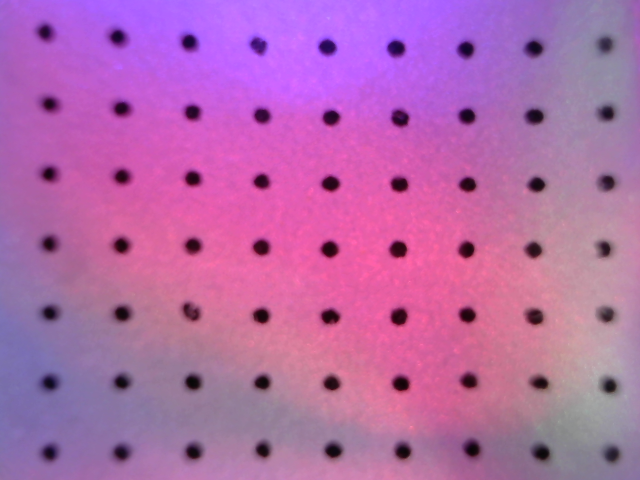
#> input picture Testdata/object3_0_0_0_0.png, 1280 x 960 px (shown at 1/2 size); its folder holds only this picture in this run
$ python -i A_utility_live_mjpg.py   (imports and definitions only)
#> lines starting #> are read from the running program, lines starting #| are printed output that depends on the picture; after the words box and inside, x2 and y2 are one past the last pixel; in counts of white or black regions, pixels touching at a corner belong together
#> further down, picture is the input picture: shape (960, 1280, 3); mean B, G, R 171.3, 105.2, 180.7
from calendar import c			#  ?
import cv2						# cv2 is the module import name for opencv-python
import numpy as np				# NumPy (Numerical Python) is an open source Python library that¡¯s used in almost every field of science and engineering.
import setting					#  ?


FUNCTIONS = [
    "get_processed_frame",
    "mask_marker",
    "marker_center",
    "inpaint",
    "difference",
    "get_all_contour",
    "get_convex_hull_area",
    "draw_flow",
]
CLASS = ["ContactArea"]


# [13 lines left out: function get_processed_frame, not called in this run]


def mask_marker(frame, debug=False):
#> called with debug = False
    m, n = frame.shape[1], frame.shape[0]
#> m = 1280; n = 960
    frame = cv2.pyrDown(frame).astype(
        np.float32
    )  # Down sampling, reduce the effect of noise

    blur = cv2.GaussianBlur(frame, (25, 25), 0)
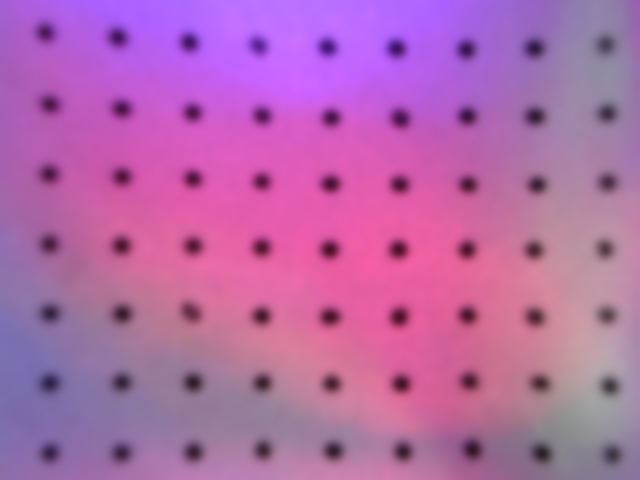
#> blur: shape (480, 640, 3) float32; mean of channels 0, 1, 2 171.3, 105.2, 180.7; drawn as B, G, R
    # Blur make the feature more obvious
    blur2 = cv2.GaussianBlur(frame, (15, 15), 0)
    diff = blur - blur2
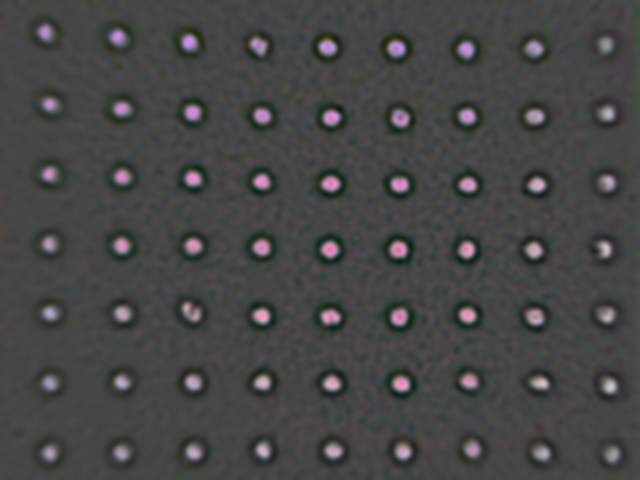
#> diff: shape (480, 640, 3) float32; mean of channels 0, 1, 2 0, 0, 0; drawn with min black and max white

    diff *= 20  # Arbitrary value

    diff[diff < 0.0] = 0.0
    diff[diff > 255.0] = 255.0
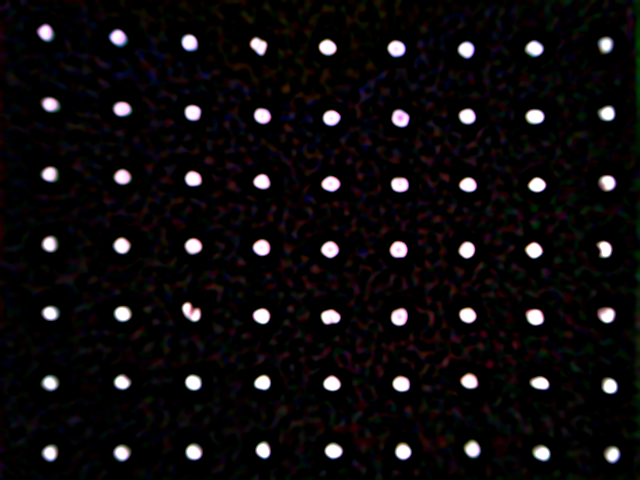
#> diff: shape (480, 640, 3) float32; mean of channels 0, 1, 2 13, 11.9, 14.2; drawn as B, G, R

    # diff = cv2.GaussianBlur(diff, (5, 5), 0)

    THRESHOLD = 120
    mask_b = diff[:, :, 0] > THRESHOLD
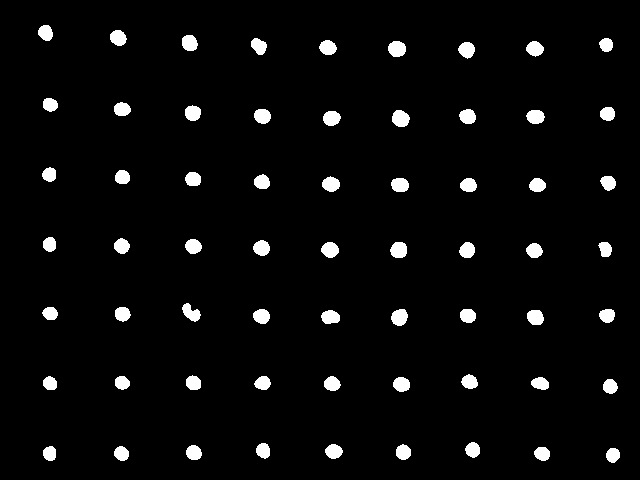
#> mask_b: shape (480, 640) bool; 3.9% white; 63 white regions, largest, box (x1, y1, x2, y2) and area: (392, 110, 410, 127) 237, (388, 41, 406, 57) 232, (390, 242, 407, 258) 225
    mask_g = diff[:, :, 1] > THRESHOLD
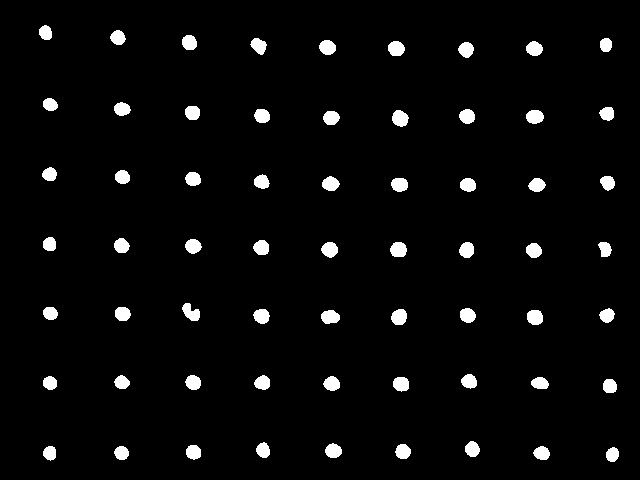
#> mask_g: shape (480, 640) bool; 3.7% white; 63 white regions, largest, box (x1, y1, x2, y2) and area: (392, 110, 409, 127) 214, (390, 242, 407, 257) 209, (321, 310, 340, 324) 208
    mask_r = diff[:, :, 2] > THRESHOLD
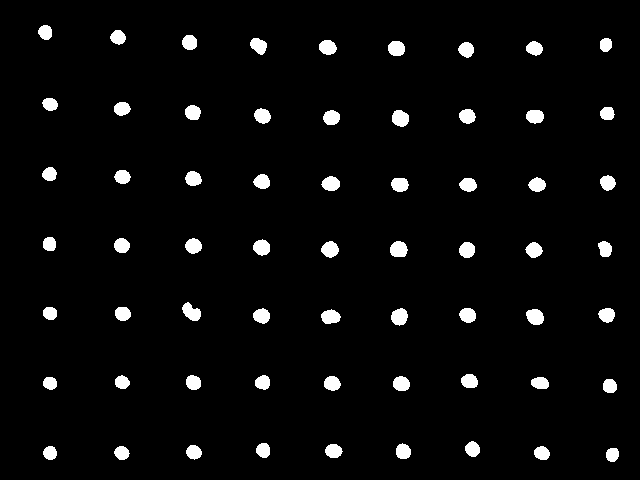
#> mask_r: shape (480, 640) bool; 3.9% white; 63 white regions, largest, box (x1, y1, x2, y2) and area: (390, 241, 408, 257) 232, (392, 110, 409, 127) 228, (182, 302, 201, 321) 228

    mask = (mask_b * mask_g + mask_b * mask_r + mask_g * mask_r) > 0
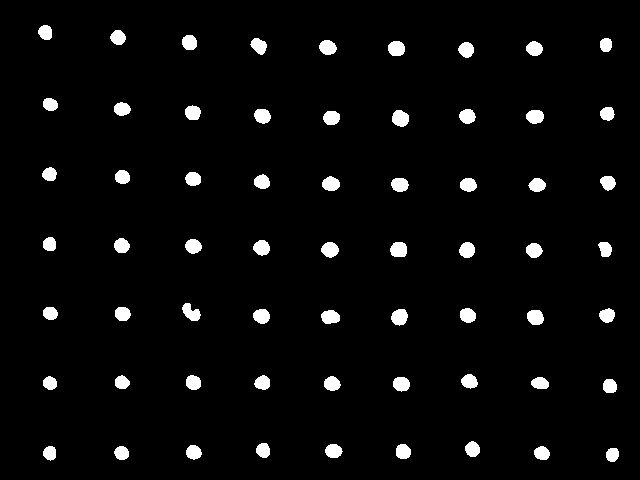
#> mask: shape (480, 640) bool; 3.8% white; 63 white regions, largest, box (x1, y1, x2, y2) and area: (392, 110, 409, 127) 226, (390, 242, 407, 257) 219, (391, 309, 408, 326) 219

    if debug:
        cv2.imshow("maskdiff", diff.astype(np.uint8))
        cv2.imshow("mask", mask.astype(np.uint8) * 255)

    mask = cv2.resize(mask.astype(np.uint8), (m, n))
#> mask: shape (960, 1280); values 0 (black) and 1 (white), 3.8% white; 63 white regions, largest, box (x1, y1, x2, y2) and area: (784, 220, 818, 254) 904, (780, 484, 814, 514) 876, (782, 618, 816, 652) 876

    return mask * 255  # Dot is white
#> returned value: shape (960, 1280); 3.8% white; 63 white regions


def marker_center(frame, debug=False):
    areaThresh1 = 20
    areaThresh2 = 500
    centers = []

    mask = mask_marker(frame, debug=debug)
    contours = cv2.findContours(
        mask.astype(np.uint8), cv2.RETR_EXTERNAL, cv2.CHAIN_APPROX_SIMPLE
    )
#> contours = 63 contours; largest, box (x1, y1, x2, y2) and area: (784, 220, 818, 254) 846, (780, 484, 814, 514) 819, (782, 618, 816, 652) 818, (776, 82, 810, 112) 796, (642, 484, 678, 516) 792
    if len(contours[0]) < 5:  # if too little markers, then give up
        print("Too less markers detected: ", len(contours))
        return centers

    for i, contour in enumerate(contours[0]):
        x, y, w, h = cv2.boundingRect(contour)
        AreaCount = cv2.contourArea(contour)
        if (
            AreaCount > areaThresh1
            and AreaCount < areaThresh2
            and abs(np.max([w, h]) * 1.0 / np.min([w, h]) - 1) < 1
        ):
            t = cv2.moments(contour)
            mc = [t["m10"] / t["m00"], t["m01"] / t["m00"]]
            centers.append(mc)
#> this loop made 63 passes
#> (x, y, w, h, AreaCount) on passes 1 to 12: (1212, 896, 26, 28, 553), (1068, 892, 32, 28, 645), (228, 892, 30, 28, 610.5), (86, 892, 26, 30, 564), (372, 890, 32, 30, 671.5), (792, 888, 30, 30, 696), (650, 888, 36, 28, 721.5), (512, 886, 28, 30, 618.5), (930, 882, 30, 32, 676), (1206, 758, 28, 28, 619), (1062, 754, 36, 24, 636.5), (786, 754, 34, 30, 753)
#> after the loop, centers = []
            # cv2.circle(frame, (int(mc[0]), int(mc[1])), 10, (0, 0, 255), 2, 6)
    return centers


# [238 lines left out: functions inpaint, difference, get_all_contour, regress_line, get_convex_hull_area, draw_flow and 1 more, not called in this run]


"""
This is from pytouch library
"""


class ContactArea:
    # [120 lines left out: functions __init__, __call__, _diff, _smooth, _contours, _draw_major_minor and 1 more, not called in this run]

>>> import cv2
>>> picture = cv2.imread('Testdata/object3_0_0_0_0.png')
>>> result = marker_center(picture)
#> result = []

$ run again, on Testdata/object3_0_0_0_10.png
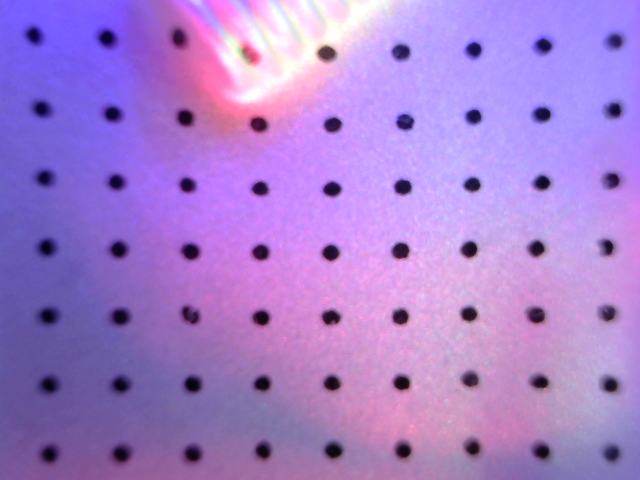
#> input picture Testdata/object3_0_0_0_10.png, 1280 x 960 px (shown at 1/2 size)
#> picture is the input picture: shape (960, 1280, 3); mean B, G, R 208.3, 127.5, 168
#> in mask_marker, `mask_b = diff[:, :, 0] > THRESHOLD`:
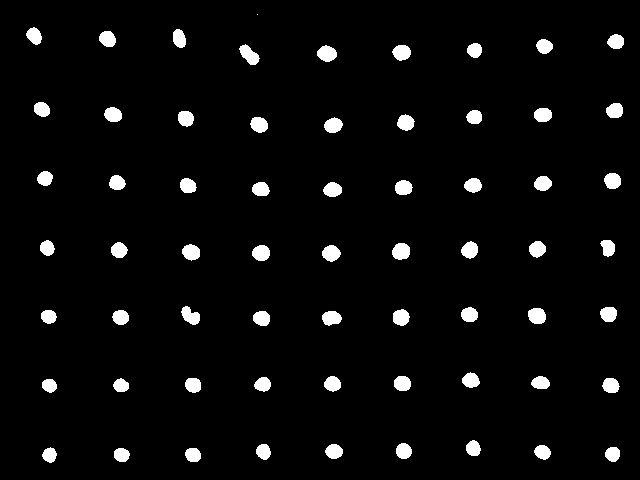
#> mask_b: shape (480, 640) bool; 4.2% white; 64 white regions (1 under 20 px), largest, box (x1, y1, x2, y2) and area: (239, 44, 260, 65) 249, (392, 243, 410, 260) 247, (317, 45, 337, 62) 246
#> mask_g: shape (480, 640) bool; 4% white; 68 white regions (2 under 20 px), largest, box (x1, y1, x2, y2) and area: (242, 41, 261, 65) 266, (317, 46, 337, 62) 231, (396, 114, 414, 131) 229
#> mask_r: shape (480, 640) bool; 4% white; 67 white regions (2 under 20 px), largest, box (x1, y1, x2, y2) and area: (392, 44, 411, 61) 235, (392, 243, 410, 259) 235, (396, 114, 414, 130) 233
#> in mask_marker, `mask = (mask_b * mask_g + mask_b * mask_r + mask_g * mask_r) > 0`:
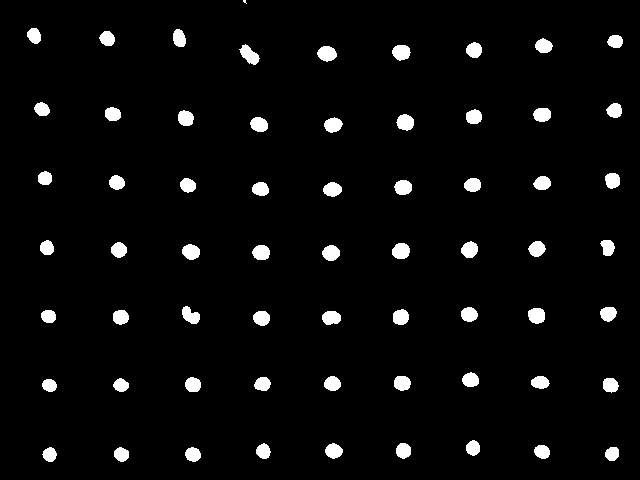
#> mask: shape (480, 640) bool; 4% white; 64 white regions (1 under 20 px), largest, box (x1, y1, x2, y2) and area: (239, 44, 260, 65) 239, (317, 46, 337, 62) 236, (392, 243, 410, 259) 233
#> contours = 64 contours; largest, box (x1, y1, x2, y2) and area: (478, 88, 520, 130) 886, (634, 92, 674, 124) 884, (784, 486, 820, 518) 874, (784, 90, 822, 122) 856, (792, 228, 828, 262) 852
#> the loop in marker_center, `for i, contour in enumerate(contours[0]):` made 64 passes
#> (x, y, w, h, AreaCount, mc) on pass 64: (486, 0, 8, 8, 22.5, [488.9, 2.43])
#> after the loop in marker_center, `for i, contour in enumerate(contours[0]):`: centers = [[488.9, 2.43]]

$ run again, on Testdata/object3_0_0_0_11.png
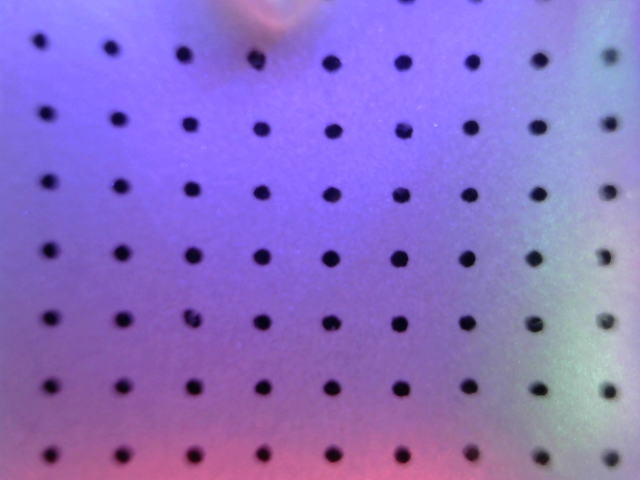
#> input picture Testdata/object3_0_0_0_11.png, 1280 x 960 px (shown at 1/2 size)
#> picture is the input picture: shape (960, 1280, 3); mean B, G, R 198.1, 111.1, 138.9
#> in mask_marker, `mask_b = diff[:, :, 0] > THRESHOLD`:
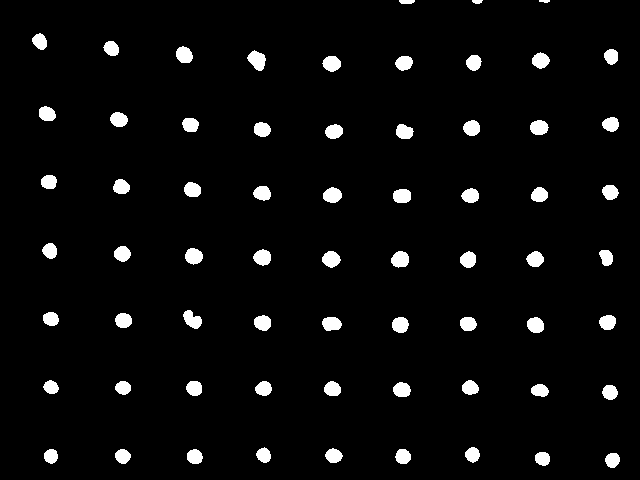
#> mask_b: shape (480, 640) bool; 4.2% white; 66 white regions, largest, box (x1, y1, x2, y2) and area: (247, 50, 266, 71) 258, (391, 251, 409, 268) 236, (322, 251, 341, 268) 231
#> mask_g: shape (480, 640) bool; 3.8% white; 65 white regions, largest, box (x1, y1, x2, y2) and area: (248, 51, 265, 70) 226, (391, 251, 408, 267) 218, (527, 317, 544, 333) 216
#> mask_r: shape (480, 640) bool; 3.8% white; 65 white regions, largest, box (x1, y1, x2, y2) and area: (248, 51, 265, 70) 227, (323, 56, 341, 72) 218, (391, 251, 408, 267) 218
#> in mask_marker, `mask = (mask_b * mask_g + mask_b * mask_r + mask_g * mask_r) > 0`:
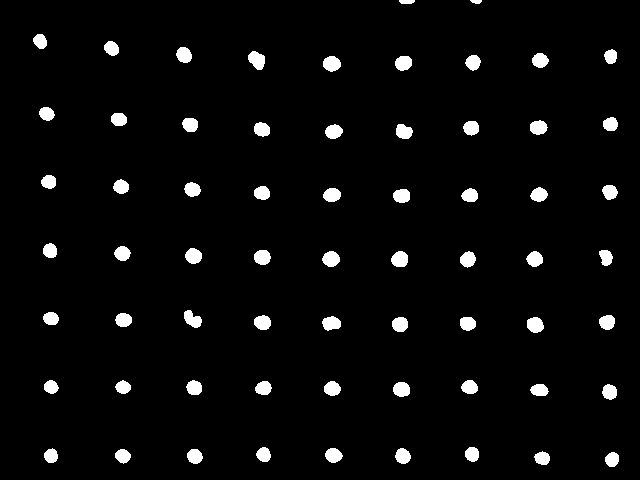
#> mask: shape (480, 640) bool; 3.9% white; 65 white regions, largest, box (x1, y1, x2, y2) and area: (248, 51, 265, 70) 229, (323, 56, 341, 72) 219, (391, 251, 408, 267) 219
#> contours = 65 contours; largest, box (x1, y1, x2, y2) and area: (496, 102, 530, 140) 855, (782, 502, 816, 534) 820, (646, 112, 682, 144) 818, (644, 502, 680, 534) 807, (1054, 634, 1088, 666) 800
#> the loop in marker_center, `for i, contour in enumerate(contours[0]):` made 65 passes
#> (x, y, w, h, AreaCount) on passes 1 to 8: (1210, 904, 28, 30, 611), (1068, 902, 32, 28, 612.5), (374, 898, 32, 30, 687.5), (230, 898, 32, 30, 637), (790, 896, 32, 32, 709.5), (650, 896, 36, 30, 741), (88, 896, 28, 30, 591), (930, 894, 28, 30, 626)
#> after the loop in marker_center, `for i, contour in enumerate(contours[0]):`: centers = []

$ run again, on Testdata/object3_0_0_0_4.png
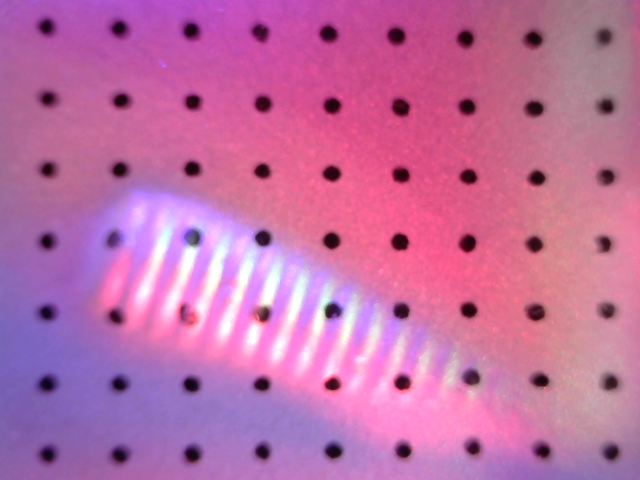
#> input picture Testdata/object3_0_0_0_4.png, 1280 x 960 px (shown at 1/2 size)
#> picture is the input picture: shape (960, 1280, 3); mean B, G, R 165, 110, 193.3
#> mask_b: shape (480, 640) bool; 4% white; 69 white regions (5 under 20 px), largest, box (x1, y1, x2, y2) and area: (178, 303, 198, 326) 255, (253, 306, 271, 324) 242, (394, 375, 412, 391) 230
#> mask_g: shape (480, 640) bool; 5.5% white; 80 white regions (5 under 20 px), largest, box (x1, y1, x2, y2) and area: (207, 254, 238, 332) 815, (286, 286, 318, 362) 737, (150, 237, 181, 310) 680
#> mask_r: shape (480, 640) bool; 4% white; 65 white regions (1 under 20 px), largest, box (x1, y1, x2, y2) and area: (184, 229, 202, 247) 253, (527, 305, 546, 321) 246, (325, 302, 343, 320) 237
#> in mask_marker, `mask = (mask_b * mask_g + mask_b * mask_r + mask_g * mask_r) > 0`:
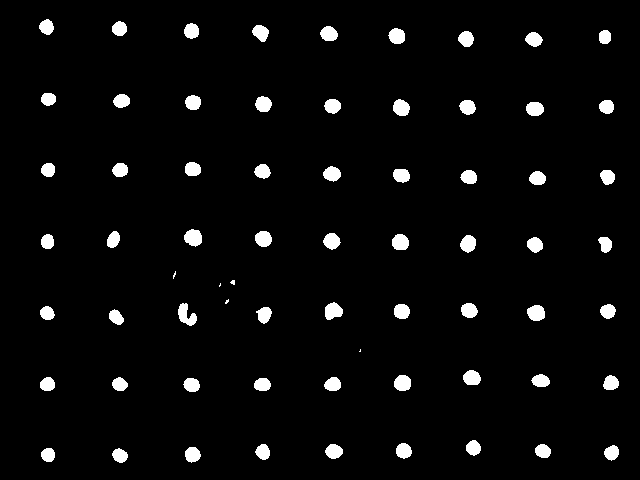
#> mask: shape (480, 640) bool; 3.9% white; 68 white regions (5 under 20 px), largest, box (x1, y1, x2, y2) and area: (178, 303, 197, 326) 251, (184, 229, 202, 247) 242, (325, 302, 343, 320) 237
#> contours = 68 contours, 2 with area under 20; largest, box (x1, y1, x2, y2) and area: (356, 606, 394, 652) 918, (368, 458, 404, 494) 906, (650, 604, 686, 640) 886, (1054, 610, 1090, 642) 865, (788, 750, 822, 782) 843
#> the loop in marker_center, `for i, contour in enumerate(contours[0]):` made 68 passes
#> (x, y, w, h, AreaCount, mc) on passes 29, 31: (450, 598, 8, 10, 33, [453.7, 602.9]), (460, 560, 10, 10, 55, [465.7, 564.2])
#> after the loop in marker_center, `for i, contour in enumerate(contours[0]):`: centers = [[453.7, 602.9], [465.7, 564.2]]
